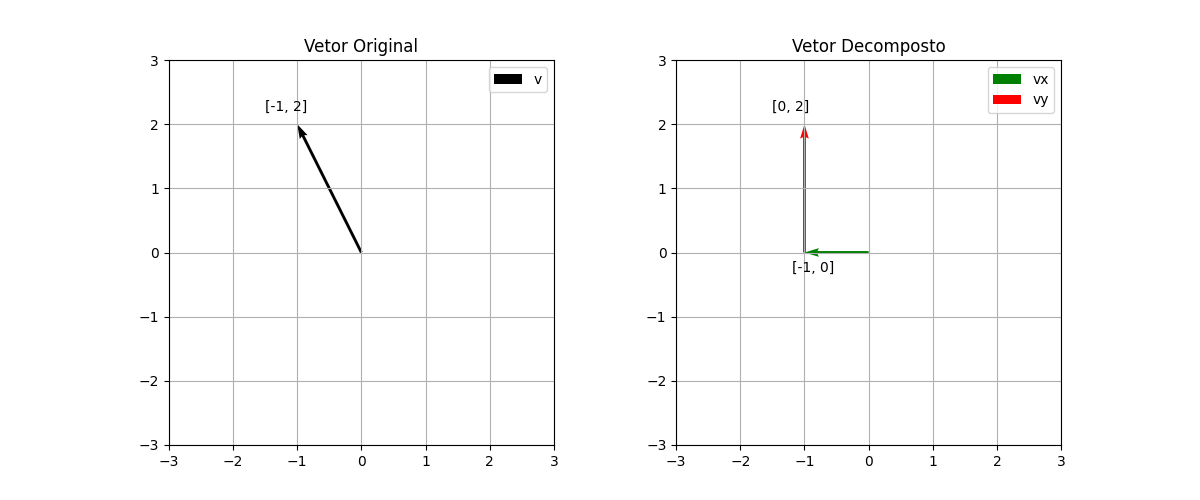

Generate this figure with Python:
import numpy as np
import matplotlib.pyplot as plt

v = np.array([-1, 2])
vx = np.array([-1,0]) # componente horizontal
vy = np.array([0,2]) # componente vertical

fig, axs = plt.subplots(1, 2, figsize=(12,5))
# 1 linha, 2 colunas | tamanho 12x5

# ------------------------------------------
# GRÁFICO 1 -> só o vetor original
# ------------------------------------------
axs[0].quiver(0, 0, v[0], v[1],
           angles='xy', scale_units='xy', scale=1,
           color='black', label = 'v')

axs[0].annotate("[-1, 2]",
             xy=(v[0], v[1]),        # onde está o ponto
             xytext=(-1.5, 2.2))  

axs[0].set_xlim(-3, 3)
axs[0].set_ylim(-3, 3)
axs[0].set_aspect('equal')
axs[0].grid(True)
axs[0].legend()
axs[0].set_title("Vetor Original")

# ------------------------------------------
# GRÁFICO 2 -> vetor + decomposição
# ------------------------------------------
# componente x (i)
axs[1].quiver(0, 0, vx[0], vx[1],
           angles= 'xy', scale_units='xy', scale=1,
           color='green', label='vx')

# componente Y (j) comeca onde vx termina
axs[1].quiver(vx[0], vx[1], vy[0], vy[1],
           angles= 'xy', scale_units='xy', scale=1,
           color='red', label='vy')

axs[1].annotate("[-1, 0]",
             xy=(vx[0], vx[1]),        # onde está o ponto
             xytext=(-1.2, -0.3))  

axs[1].annotate("[0, 2]",
             xy=(v[0], v[1]),        # onde está o ponto
             xytext=(-1.5, 2.2))  

axs[1].set_xlim(-3, 3)
axs[1].set_ylim(-3, 3)
axs[1].set_aspect('equal')
axs[1].grid(True)
axs[1].legend()
axs[1].set_title("Vetor Decomposto")

plt.show()
